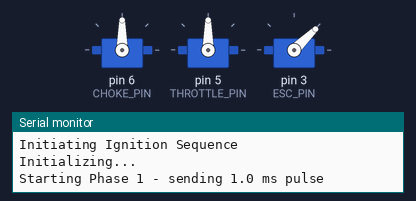
Bench run of a sketch on a simulated Arduino Uno, built with avr-gcc and run on an emulated ATmega328P. Shown: 3 × servo, the last lines printed to the serial monitor.

Above: at 0.1 s.
At 10.1 s:
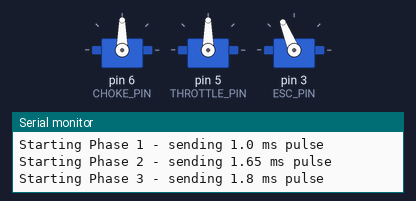
At 20.1 s:
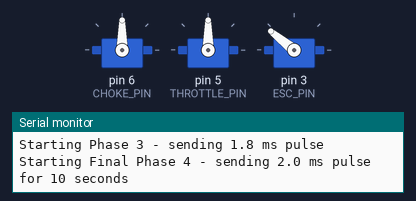
At 30.1 s:
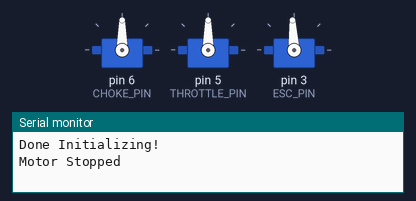
Timing chart, 0 to 31.6 s (numbered marks = the images above):
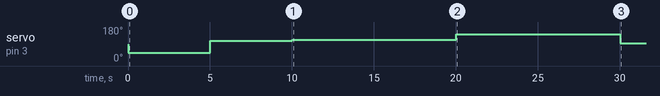

Measured:
- by itself, servo on pin 3 (ESC_PIN): 90° → 44° at 0.02 s, → 107° 5.0 s later, → 112° 5.0 s later, → 141° 10.0 s later, … (5 changes in this stretch)

The sketch:

GeneratorControl.ino
```cpp
#include <Wire.h>
#include <Servo.h>
#include <string.h>

//SET PINS FOR SERVOS AND ESC
#define CHOKE_PIN  6
#define THROTTLE_PIN  5
#define ESC_PIN  3
Servo sparkServo;
Servo chokeServo;
Servo throttleServo;
Servo escServo;


// DEFINE MIN/MAX PWM LENGTHS IN MILLISECONDS (ms)
const double CHOKE_MIN_PL = 0.650; // closed choke, min air
const double CHOKE_MAX_PL = 1.200; // open choke, max air

const double THROTTLE_MIN_PL = 1.250; // closed (originally open/full throttle, max gas)
const double THROTTLE_MAX_PL = 1.925; // open   (closed/min throttle, min gas)

const double ESC_MIN_PL = 1;
const double ESC_MAX_PL = 2;


// DEFINE MIN/MAX THROTTLE DECIMAL PERCENTAGES TO INPUT
// in general:
    // 0 = 0%  no movement
    // 100 = 100% = full speed forwards
    // -100 = -100% = full speed backwards -- SPARK, THROTTLE, AND CHOKE SERVOS DON'T MOVE IN REVERSE DIRECTION!!!

const double CHOKE_MIN = 0;
const double CHOKE_MAX = 100;

const double THROTTLE_MIN = 0;
const double THROTTLE_MAX = 100;

const double ESC_MIN = -100;
const double ESC_MAX = 100;


// DEFINE SERIAL INPUT
int percent = 0;
double pulseLength = 1500;
char serialString[100];
int MODE = 0;


// maps input value to output value for given input range and output range
double mapVal(double val, double fromMin, double fromMax, double toMin, double toMax){
  double out = 0;
  if (val < fromMin){ val = fromMin; }
  if (val > fromMax){ val = fromMax; }
  out = (((toMax-toMin)/(fromMax-fromMin))*(val-fromMin)) + toMin;
  return out;
}


// sends pwm pulse based on decimal percentage of throttle/amount of openness
// if ESC, percent = how fast motor is spinning
// if CHOKE SERVO, percent  = how open it is
// if THROTTLE SERVO, percent = how closed it is
void sendPulse(int servoNum, double percent){
  double minPL,maxPL, minPercent, maxPercent;
  Servo myServo;
  if (servoNum == CHOKE_PIN){
    minPL = CHOKE_MIN_PL;
    maxPL = CHOKE_MAX_PL;
    minPercent = CHOKE_MIN;
    maxPercent = CHOKE_MAX;
    myServo = chokeServo;
  }
  else if (servoNum == THROTTLE_PIN){
    minPL = THROTTLE_MIN_PL;
    maxPL = THROTTLE_MAX_PL;
    minPercent = THROTTLE_MIN;
    maxPercent = THROTTLE_MAX;
    myServo = throttleServo;
  }
  else if (servoNum == ESC_PIN){
    minPL = ESC_MIN_PL;
    maxPL = ESC_MAX_PL;
    minPercent = ESC_MIN;
    maxPercent = ESC_MAX;
    myServo = escServo;
  }

  double pulseLength = mapVal(percent,minPercent,maxPercent,minPL*pow(10,3),maxPL*pow(10,3));
  myServo.writeMicroseconds(pulseLength);

}

// send servo to min position
// if ESC, motor off
// if CHOKE SERVO, closes
// if THROTTLE SERVO, opens
void setServoLow(int servoNum){
 double minPL;
 Servo myServo;
 if (servoNum == CHOKE_PIN){
    minPL = CHOKE_MIN_PL;
    myServo = chokeServo;
  }
  else if (servoNum == THROTTLE_PIN){
    minPL = THROTTLE_MIN_PL;
    myServo = throttleServo;
  }
  else if (servoNum == ESC_PIN){
    minPL = ESC_MIN_PL;
    myServo = escServo;
  }

  myServo.writeMicroseconds(minPL*pow(10,3));

}


// send servo to max position
// if ESC, motor at max rpm
// if CHOKE SERVO, opens
// if THROTTLE SERVO, closes
void setServoHigh(int servoNum){
  double maxPL;
  Servo myServo;
 if (servoNum == CHOKE_PIN){
    maxPL = CHOKE_MAX_PL;
    myServo = chokeServo;
  }
  else if (servoNum == THROTTLE_PIN){
    maxPL = THROTTLE_MAX_PL;
    myServo = throttleServo;
  }
  else if (servoNum == ESC_PIN){
    maxPL = ESC_MAX_PL;
    myServo = escServo;
  }

  myServo.writeMicroseconds(maxPL*pow(10,3));

}


// initializes ESC PWM
void initializeESC(){
  Serial.println("Initializing...");
  Serial.println("Starting Phase 1 - sending 1.0 ms pulse");
  escServo.writeMicroseconds(1000);
  delay(5000);
  Serial.println("Starting Phase 2 - sending 1.65 ms pulse");
  escServo.writeMicroseconds(1650);
  delay(5000);
  Serial.println("Starting Phase 3 - sending 1.8 ms pulse");
  escServo.writeMicroseconds(1700);
  delay(10000);
  Serial.println("Starting Final Phase 4 - sending 2.0 ms pulse for 10 seconds");
  escServo.writeMicroseconds(2000);
  delay(10000);
  // stop after initialization
  Serial.println("Done Initializing!");
  escServo.writeMicroseconds(1500);

}


void setup() {

  // setup servos
  chokeServo.attach(CHOKE_PIN);
  throttleServo.attach(THROTTLE_PIN);
  escServo.attach(ESC_PIN);

  Serial.begin(9600);

  Serial.println("Initiating Ignition Sequence");
  // CLOSED THROTTLE, CLOSED CHOKE
  setServoLow(THROTTLE_PIN);
  setServoLow(CHOKE_PIN);

  initializeESC();

  setServoLow(ESC_PIN);
  Serial.println("Motor Stopped");

  yield();
}


void loop() {
  /* HERE WE HAVE MODIFIED SOME TENTATIVE CODE FROM A PREVIOUS GROUP THAT RUNS THE ENGINE USING DIFFERENT MODES WHICH CORRESPOND TO DIFFERENT SPEEDS.
  HOWEVER WE NEVER GOT THE OPPORTUNITY TO USE IT SO ITS VIABILITY IS UNCERTAIN.
  */

     /*
     if(MODE == 0) {
        Serial.println("Waiting for command: 1/2/3 - Start Motor, 4/5 - Idle Motor, 6 - Stop Motor (Choke)");
     }

     MODE = Serial.parseInt();
     switch (MODE) {
       case 1:
         Serial.println("Initiating Ignition Sequence");
         // CLOSED THROTTLE, CLOSED CHOKE
         setServoHigh(SPARK_PIN);
         setServoLow(THROTTLE_PIN, 0.4);
         setServoLow(CHOKE_PIN);

         setServoHigh(ESC_PIN);

         delay(1500);

         sendPulse(ESC_PIN, 0.4);
         break;

       case 2:
         Serial.println("Moving to Start Sequence Phase 2...");
         sendPulse(ESC_PIN, 0.4);

         sendPulse(THROTTLE_PIN, 0.4);
         sendPulse(CHOKE_PIN, 0.5);

         break;

       case 3:
         Serial.println("Moving to Start Sequence Phase 3...");
         sendPulse(ESC_PIN, 0.4);
         sendPulse(THROTTLE_PIN, 0.65);
         sendPulse(CHOKE_PIN, 0.5);
         break;

       case 4:
         Serial.println("Initiating Idle Sequence...");
         sendPulse(ESC_PIN, 0.2);
         sendPulse(THROTTLE_PIN, 0.65);
         sendPulse(CHOKE_PIN, 0.5);
         break;

       case 5:
         Serial.println("Moving to Idle Sequence Phase 2..");
         sendPulse(ESC_PIN, 0.0);
         sendPulse(THROTTLE_PIN, 0.65);
         sendPulse(CHOKE_PIN, 0.5);
         break;

       case 6:
         Serial.println("Initiating Stop Sequence and Disabling Ignition");

         setServoLow(SPARK_PIN);

         sendPulse(ESC_PIN, 0.0);
         sendPulse(THROTTLE_PIN, 0.0);
         sendPulse(CHOKE_PIN, 1.0);
         break;


       default:
         break;

     }
     */

 }
```
